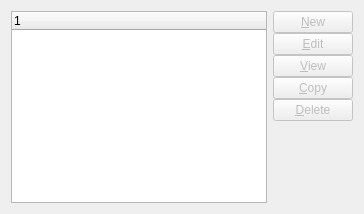
       <widget class="QWidget" name="_sourcesTab">
        <attribute name="title">
         <string>Sources</string>
        </attribute>
        <layout class="QGridLayout">
         <item row="0" column="0">
          <widget class="XTreeWidget" name="_itemsrc">
           <property name="sizePolicy">
            <sizepolicy hsizetype="Expanding" vsizetype="Expanding">
             <horstretch>0</horstretch>
             <verstretch>0</verstretch>
            </sizepolicy>
           </property>
          </widget>
         </item>
         <item row="0" column="1">
          <layout class="QVBoxLayout">
           <property name="spacing">
            <number>0</number>
           </property>
           <item>
            <widget class="QPushButton" name="_newSrc">
             <property name="enabled">
              <bool>false</bool>
             </property>
             <property name="text">
              <string>&amp;New</string>
             </property>
            </widget>
           </item>
           <item>
            <widget class="QPushButton" name="_editSrc">
             <property name="enabled">
              <bool>false</bool>
             </property>
             <property name="text">
              <string>&amp;Edit</string>
             </property>
            </widget>
           </item>
           <item>
            <widget class="QPushButton" name="_viewSrc">
             <property name="enabled">
              <bool>false</bool>
             </property>
             <property name="text">
              <string>&amp;View</string>
             </property>
            </widget>
           </item>
           <item>
            <widget class="QPushButton" name="_copySrc">
             <property name="enabled">
              <bool>false</bool>
             </property>
             <property name="text">
              <string>&amp;Copy</string>
             </property>
            </widget>
           </item>
           <item>
            <widget class="QPushButton" name="_deleteSrc">
             <property name="enabled">
              <bool>false</bool>
             </property>
             <property name="text">
              <string>&amp;Delete</string>
             </property>
            </widget>
           </item>
           <item>
            <spacer>
             <property name="orientation">
              <enum>Qt::Vertical</enum>
             </property>
             <property name="sizeType">
              <enum>QSizePolicy::Expanding</enum>
             </property>
             <property name="sizeHint" stdset="0">
              <size>
               <width>20</width>
               <height>20</height>
              </size>
             </property>
            </spacer>
           </item>
          </layout>
         </item>
        </layout>
       </widget>
